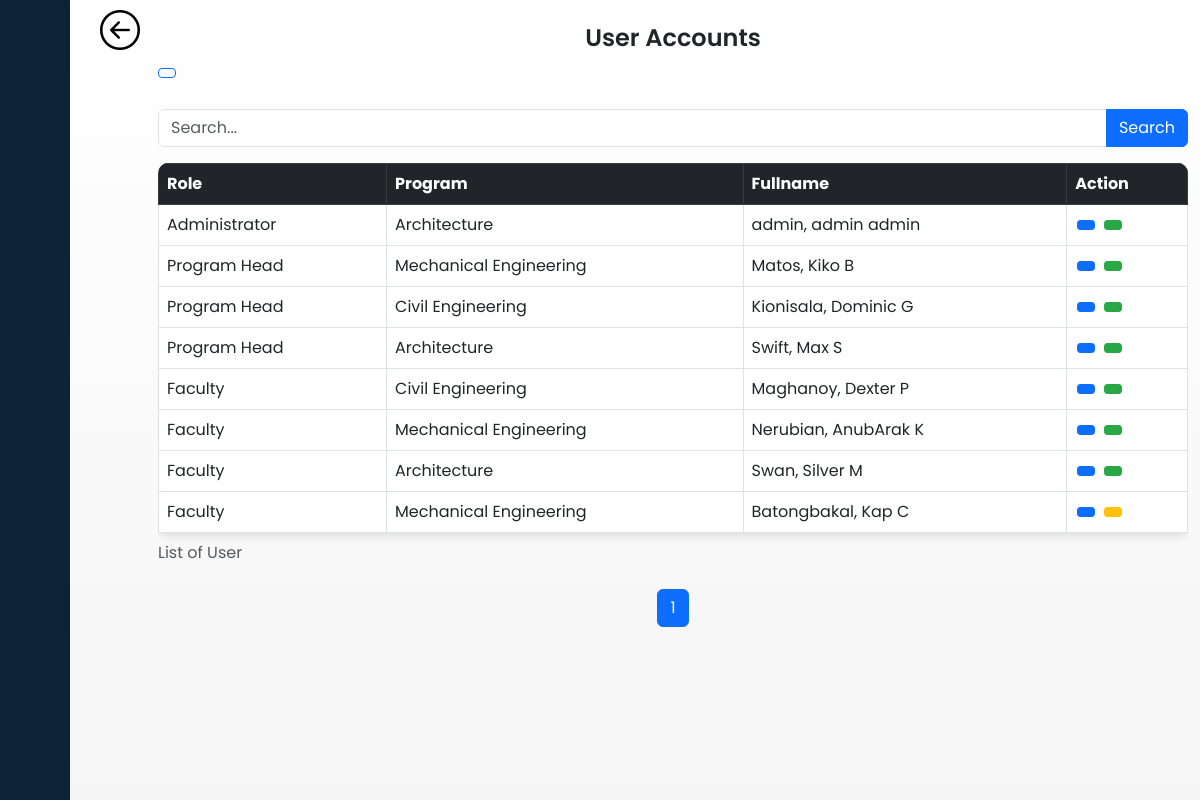
Screenshot of /admin/user.php (signed in) with the database file from the repository.
### tables this page shows
CREATE TABLE `tbl_user` (
  `user_id` int(11) NOT NULL,
  `type_id` int(11) NOT NULL,
  `program_id` int(11) NOT NULL,
  `user_fname` varchar(50) NOT NULL,
  `user_mname` varchar(50) NOT NULL,
  `user_lname` varchar(50) NOT NULL,
  `user_name` varchar(100) NOT NULL,
  `user_password` varchar(100) NOT NULL,
  `user_status` tinyint(1) NOT NULL,
  `user_image` blob DEFAULT NULL
);

CREATE TABLE `tbl_type` (
  `type_id` int(11) NOT NULL,
  `type_name` varchar(50) NOT NULL
);

CREATE TABLE `tbl_program` (
  `program_id` int(11) NOT NULL,
  `program_name` varchar(50) NOT NULL,
  `program_status` tinyint(1) NOT NULL
);

### admin/user.php (the view, shortened to what this page needs)
<?php
require("../api/db-connect.php");
$recordsPerPage = 10;
$page = isset($_GET['page']) ? $_GET['page'] : 1;
$offset = ($page - 1) * $recordsPerPage;
$search = isset($_GET['search']) ? $_GET['search'] : '';
$sql = "SELECT u.*, t.type_name, p.program_name
        FROM tbl_user AS u
        JOIN tbl_type AS t ON u.type_id = t.type_id
        JOIN tbl_program AS p ON u.program_id = p.program_id";
$sql .= " ORDER BY u.user_status DESC, t.type_id ASC LIMIT :offset, :recordsPerPage";
$result = $conn->prepare($sql);
$result->bindParam(':offset', $offset, PDO::PARAM_INT);
$result->bindParam(':recordsPerPage', $recordsPerPage, PDO::PARAM_INT);
$result->execute();
$countSql = "SELECT COUNT(*) as total FROM tbl_user";
$countStmt = $conn->prepare($countSql);
$countStmt->execute();
$totalCount = $countStmt->fetch(PDO::FETCH_ASSOC)['total'];
$totalPages = ceil($totalCount / $recordsPerPage);
?>
<!DOCTYPE html>
<html lang="en">
<head>
    <link href="https://cdn.lineicons.com/4.0/lineicons.css" rel="stylesheet" />
    <link href="https://cdn.jsdelivr.net/npm/bootstrap@5.3.0-alpha3/dist/css/bootstrap.min.css" rel="stylesheet">
    <link rel="stylesheet" href="style.css" type="text/css">
</head>
<body>
    <div class="wrapper">
        <?php
        include 'sidebar.php';
        ?>
        <?php include 'back.php'; ?>
        <div class="container mt-2">
            <div class="row justify-content-center">
                <div class="col-md-12">
                    <div class="text-center mt-3">
                        <h1>User Accounts</h1>
                    </div>
                    <a class="btn btn-outline-primary btn-sm" href="add_faculty.php?"><i class="lni lni-plus"></i></a><br><br>
                    <form action="" method="GET" class="mb-3">
                        <div class="input-group">
                            <input type="text" class="form-control" name="search" placeholder="Search...">
                            <button class="btn btn-primary" type="submit">Search</button>
                        </div>
                    </form>
                    <div class="table-responsive">
                        <table style="background: linear-gradient(to left, rgba(220, 210, 211, 0.3), rgba(200, 240, 241, 0.3));" class="table table-bordered table-custom">
                            <caption>List of User</caption>
                            <thead class="table-dark">
                                <tr>
                                    <th scope="col">Role</th>
                                    <th scope="col">Program</th>
                                    <th scope="col">Fullname</th>
                                    <th scope="col">Action</th>
                                </tr>
                            </thead>
                            <tbody>
                                <?php if ($result->rowCount() > 0) : ?>
                                    <?php while ($row = $result->fetch(PDO::FETCH_ASSOC)) : ?>
                                        <tr>
                                            <td><?php echo $row['type_name']; ?></td>
                                            <td><?php echo $row['program_name']; ?></td>
                                            <td><?php echo $row['user_lname'] . ', ' . $row['user_fname'] . ' ' . $row['user_mname']; ?></td>
                                            <td>
                                                <a class="btn btn-primary btn-sm" href="edit_faculty.php?user_id=<?php echo $row['user_id']; ?>"><i class="lni lni-pencil"></i></a>
                                                <form method="post" style="display: inline;">
                                                    <button type="submit" name="toggle_status" class="btn btn-sm <?php echo $row['user_status'] == 1 ? 'btn-success' : 'btn-warning'; ?>">
                                                    </button>
                                                </form>
                                            </td>
                                        </tr>
                                    <?php endwhile; ?>
                                <?php else : ?>
                                    <tr>
                                        <td colspan="4" class="text-center">No records found for user.</td>
                                    </tr>
                                <?php endif; ?>
                            </tbody>
                        </table>
                    </div>
                    <nav aria-label="Page navigation">
                        <ul class="pagination justify-content-center">
                            <?php for ($i = 1; $i <= $totalPages; $i++) : ?>
                                <li class="page-item <?php echo $i == $page ? 'active' : ''; ?>">
                                    <a class="page-link" href="?page=<?php echo $i; ?>&search=<?php echo $search; ?>"><?php echo $i; ?></a>
                                </li>
                            <?php endfor; ?>
                        </ul>
                    </nav>
                </div>
            </div>
        </div>
    </div>
</body>
</html>

### admin/style.css (style rules this page uses)
a { text-decoration: none; }
li { list-style: none; }
h1 { font-weight: 600; font-size: 1.5rem; }
body { font-family: 'Poppins', sans-serif; }
.wrapper { display: flex; }
.wrapper { display: flex; height: 100vh; width: 100vw; overflow-y: auto; background: linear-gradient(to bottom, rgb(255, 255, 255), rgb(245, 245, 245)); }
.container { margin-top: .5%; margin-bottom: .5%; overflow-y: auto; border-radius: 10px; }
.table-custom { border-radius: 10px; overflow: hidden; box-shadow: 0 4px 8px rgba(0, 0, 0, 0.1); }
.table-custom th, .table-custom td { vertical-align: middle; }
.table-custom .btn { margin: 0 2px; }
.table-custom .btn-sm { padding: 0.25rem 0.5rem; font-size: 0.875rem; line-height: 1.5; border-radius: 0.2rem; }
.table-custom .btn-success { background-color: #28a745; border-color: #28a745; }
.table-custom .btn-warning { background-color: #ffc107; border-color: #ffc107; }

### rows the page displays
tbl_user: type.type_name "Administrator", program.program_name "Architecture", user_lname "admin", user_fname "admin", user_mname "admin"
tbl_user: type.type_name "Program Head", program.program_name "Mechanical Engineering", user_lname "Matos", user_fname "Kiko", user_mname "B"
tbl_user: type.type_name "Program Head", program.program_name "Civil Engineering", user_lname "Kionisala", user_fname "Dominic", user_mname "G"
tbl_user: type.type_name "Program Head", program.program_name "Architecture", user_lname "Swift", user_fname "Max", user_mname "S"
tbl_user: type.type_name "Faculty", program.program_name "Civil Engineering", user_lname "Maghanoy", user_fname "Dexter", user_mname "P"
tbl_user: type.type_name "Faculty", program.program_name "Mechanical Engineering", user_lname "Nerubian", user_fname "AnubArak", user_mname "K"
tbl_user: type.type_name "Faculty", program.program_name "Architecture", user_lname "Swan", user_fname "Silver", user_mname "M"
tbl_user: type.type_name "Faculty", program.program_name "Mechanical Engineering", user_lname "Batongbakal", user_fname "Kap", user_mname "C"
